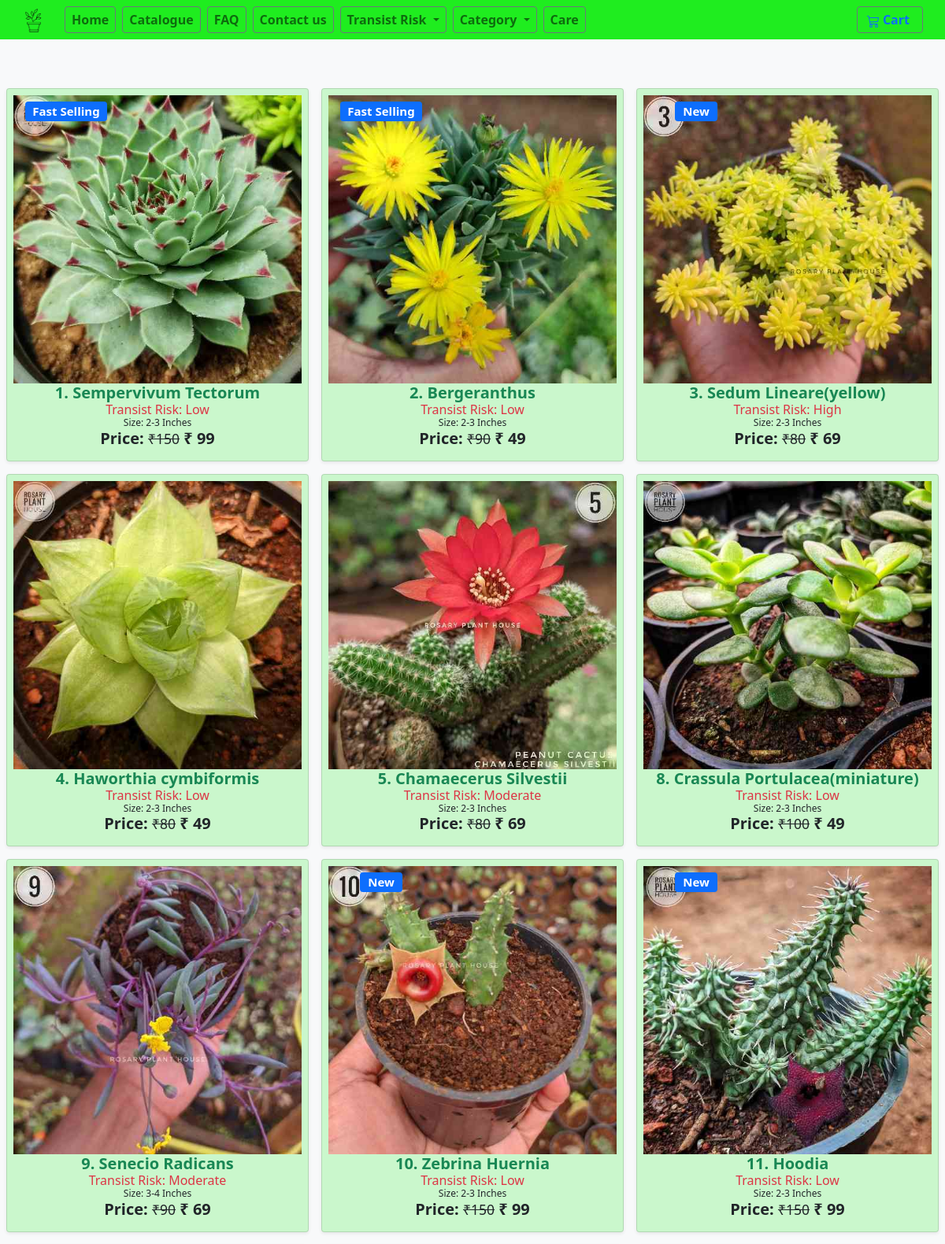
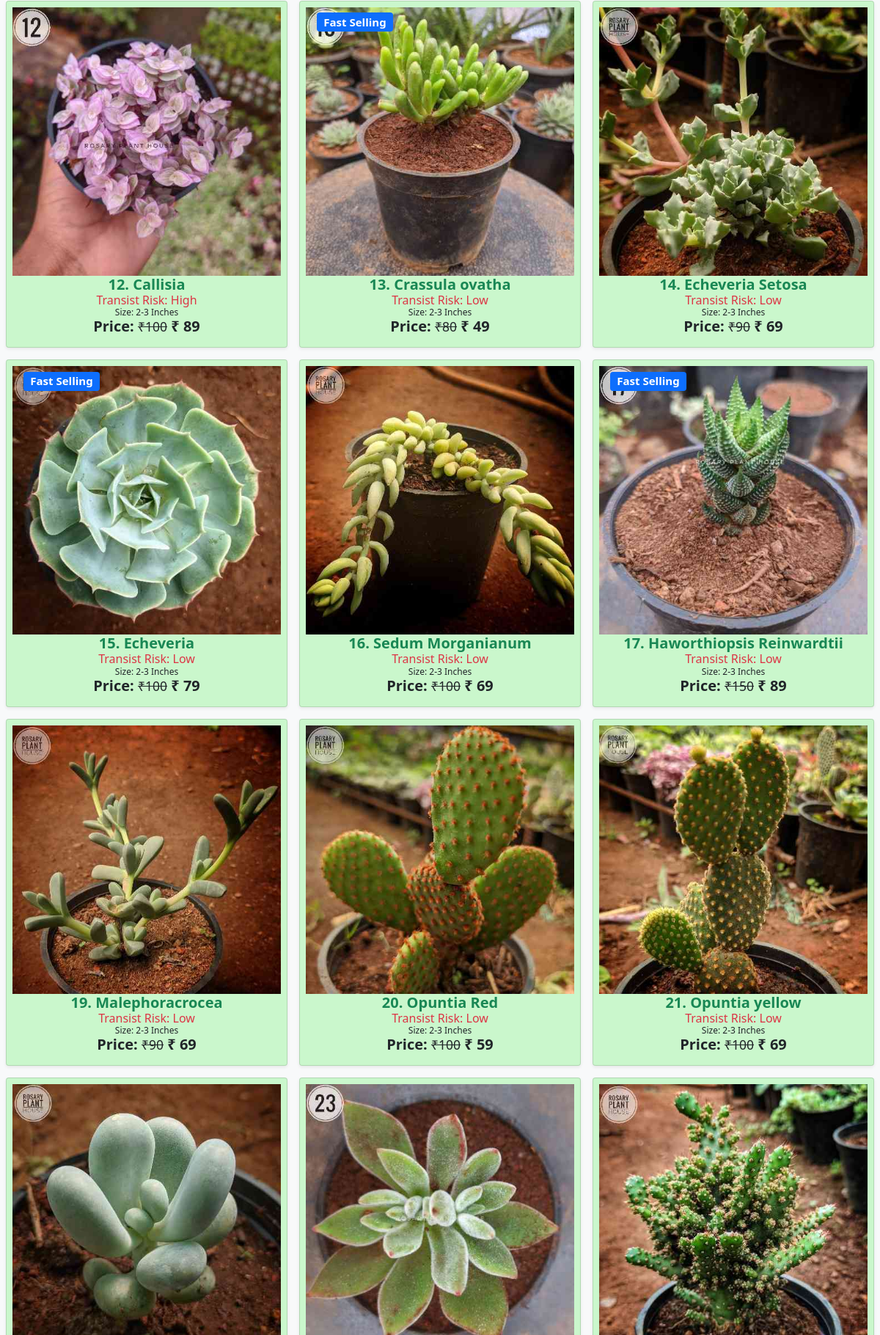
/photo (upper part), run on the app's committed database (2 pictures, top to bottom).
### store/models.py (models this page shows, shortened)
class Product(models.Model):
    pid=models.IntegerField(null=False)
    category = models.ForeignKey(Category, related_name='product', on_delete=models.CASCADE,default=7)
    risk = models.ForeignKey(Risk, related_name='product', on_delete=models.CASCADE,default=1)
    created_by = models.ForeignKey(User, on_delete=models.CASCADE, related_name='product_creator',default=1)
    title = models.CharField(max_length=255)
    Nickname=models.CharField(max_length=255)
    author = models.CharField(max_length=255, default='admin')
    description = models.TextField(blank=True)
    image = models.ImageField(upload_to='images/', default='images/default.png')
    slug = models.SlugField(max_length=255)
    size=models.CharField(max_length=255, default="2-3")
    price = models.IntegerField(default=0)
    disprice = models.IntegerField(default=0)
    orgprice = models.IntegerField(default=0)
    in_stock = models.BooleanField(default=True)
    indoor = models.BooleanField(default=False)
    mother = models.BooleanField(default=False)
    is_active = models.BooleanField(default=True)
    created = models.DateTimeField(auto_now_add=True)
    updated = models.DateTimeField(auto_now=True)
    objects = models.Manager()
    sun = models.ForeignKey(Sun, related_name='product', on_delete=models.CASCADE,default=1)
    Watering = models.ForeignKey(Watering, related_name='product', on_delete=models.CASCADE,default=1)
    products = ProductManager()
    maintenance = models.ForeignKey(maintenance, related_name='product', on_delete=models.CASCADE,default=1)
    tag = models.CharField(max_length=20, choices=TAG_CHOICES, default='None')
    class Meta:
        verbose_name_plural = 'Products'
        ordering = ('-created',)
    def get_absolute_url(self):
        return reverse('store:product_detail', args=[self.slug])

class Risk(models.Model):
    name = models.CharField(max_length=255, db_index=True)
    slug = models.SlugField(max_length=255, unique=True)
    class Meta:
        verbose_name_plural = 'risks'
    def __str__(self):
        return self.name

### store/views.py (the view)
# urls.py: path('photo', views.photo, name='photo'),
def photo(request):
    products = Product.products
    for e in Product.objects.all():
        print(e.title)
    products=products.order_by('pid')
    state=zip(states,stateName)
    return render(request, 'store/photo.html', {'products': products})

### basket/basket.py (called while the page is built)
    def __len__(self):
        return sum(item['qty'] for item in self.basket.values())

### basket/context_processors.py (called while the page is built)
def basket(request):
    return {'basket': Basket(request)}

### store/context_processors.py (called while the page is built)
def categories(request):
    Product.objects.update(price=F('price'))
    return {
        'categories': Category.objects.all()
    }

### store/models.py (called while the page is built)
    def get_queryset(self):
        return super(ProductManager, self).get_queryset().filter(is_active=True)

### templates/store/photo.html (shortened to what this page needs)
{% extends "./base.html" %} {% load static %} {% block title %}Catalogue{%endblock %}
{% load mathfilters %}
{% block content %}
<main>
  <div class="album py-5 bg-light">
    <div class="mx-2 mt-5">
      <div class="h6 mb-0 text-center">
      <div class="row row-cols-1 row-cols-sm-2 row-cols-md-3 g-3 destinations_row mt-0">
        {% for product in products %}
        <div class="col">
          <div class="card shadow-sm px-2 pt-2 item_grid" style="background-color: rgba(0, 235, 0, 0.185)">
            <img
              class="img-fluid"
              alt="Responsive image"
              src="{{ product.image.url }}"
            />
            {% if product.tag != "None" %}
            <div class="spec_offer text-center">
              <h5><span class="badge bg-primary">{{product.tag}}</span></h5>
            </div>
            {% endif %}
            <div class="card-body pt-0  px-0">
              <p class="card-text text-center pt-0  px-0 m-0 ">
                <a
                  class="text-decoration-none text-success h5"
                  href="{{ product.get_absolute_url }}"
                  ><strong>{{product.pid}}. {{ product.title }}</strong></a>
              </p>
              <p class="card-text text-danger text-center pt-0  px-0 m-0" >Transist Risk: {{product.risk}}</p>
              <p class="card-text text-center pt-0  px-0 m-0" style="font-size: 12px;">Size: {{product.size}} Inches
              </p>
                <div class="row px-1 text-center">
                  <div class="col-12 p-0 text-center">
                    <span class="h5 fw-bold text-center">
                       Price:
                       {% if product.orgprice != product.price %}
                       <small><strike>&#8377;{{product.orgprice}}</strike></small>
                       {% endif %}
                       &#8377; {{ product.price }}
                    </span>
                </div>
                </div>
            </div>
          </div>
        </div>
        {% endfor %}
      </div>
    </div>
    <br>
    <br>
</main>
{% endblock %}

### templates/store/base.html (style rules this page uses)
.destinations_row { margin-top: 45px; }
.spec_offer { position: absolute; top: 15px; left: 16px; width: 118px; height: 30px; background: rgba(0, 128, 0, 0); border-radius: 40%; }

### data on the page
Product: image (picture), tag "Fast Selling", pid "1", title "Sempervivum Tectorum", risk "Low", size "2-3", orgprice "150", price "99"
Product: image (picture), tag "Fast Selling", pid "2", title "Bergeranthus", risk "Low", size "2-3", orgprice "90", price "49"
Product: image (picture), tag "New", pid "3", title "Sedum Lineare(yellow)", risk "High", size "2-3", orgprice "80", price "69"
Product: image (picture), pid "4", title "Haworthia cymbiformis", risk "Low", size "2-3", orgprice "80", price "49"
Product: image (picture), pid "5", title "Chamaecerus Silvestii", risk "Moderate", size "2-3", orgprice "80", price "69"
Product: image (picture), pid "8", title "Crassula Portulacea(miniature)", risk "Low", size "2-3", orgprice "100", price "49"
Product: image (picture), pid "9", title "Senecio Radicans", risk "Moderate", size "3-4", orgprice "90", price "69"
Product: image (picture), tag "New", pid "10", title "Zebrina Huernia", risk "Low", size "2-3", orgprice "150", price "99"
Product: image (picture), tag "New", pid "11", title "Hoodia", risk "Low", size "2-3", orgprice "150", price "99"
Product: image (picture), pid "12", title "Callisia", risk "High", size "2-3", orgprice "100", price "89"
Product: image (picture), tag "Fast Selling", pid "13", title "Crassula ovatha", risk "Low", size "2-3", orgprice "80", price "49"
Product: image (picture), pid "14", title "Echeveria Setosa", risk "Low", size "2-3", orgprice "90", price "69"
Product: image (picture), tag "Fast Selling", pid "15", title "Echeveria", risk "Low", size "2-3", orgprice "100", price "79"
Product: image (picture), pid "16", title "Sedum Morganianum", risk "Low", size "2-3", orgprice "100", price "69"
Product: image (picture), tag "Fast Selling", pid "17", title "Haworthiopsis Reinwardtii", risk "Low", size "2-3", orgprice "150", price "89"
Product: image (picture), pid "19", title "Malephoracrocea", risk "Low", size "2-3", orgprice "90", price "69"
Product: image (picture), pid "20", title "Opuntia Red", risk "Low", size "2-3", orgprice "100", price "59"
Product: image (picture), pid "21", title "Opuntia yellow", risk "Low", size "2-3", orgprice "100", price "69"
Product: image (picture)
Product: image (picture)
Product: image (picture)
